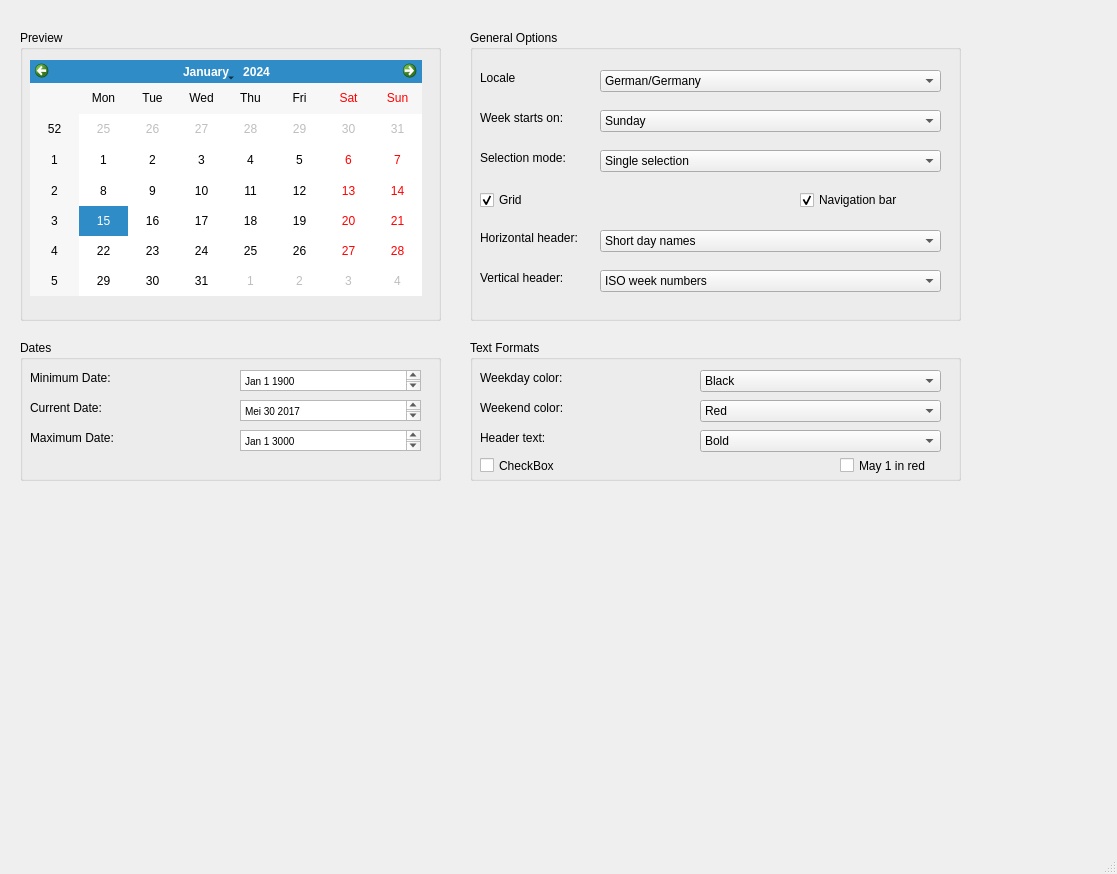
<?xml version="1.0" encoding="UTF-8"?>
<ui version="4.0">
 <class>MainWindow</class>
 <widget class="QMainWindow" name="MainWindow">
  <property name="geometry">
   <rect>
    <x>0</x>
    <y>0</y>
    <width>1117</width>
    <height>874</height>
   </rect>
  </property>
  <property name="windowTitle">
   <string>MainWindow</string>
  </property>
  <property name="documentMode">
   <bool>false</bool>
  </property>
  <property name="dockNestingEnabled">
   <bool>false</bool>
  </property>
  <property name="unifiedTitleAndToolBarOnMac">
   <bool>false</bool>
  </property>
  <widget class="QWidget" name="centralwidget">
   <widget class="QGroupBox" name="groupBox">
    <property name="geometry">
     <rect>
      <x>20</x>
      <y>30</y>
      <width>421</width>
      <height>291</height>
     </rect>
    </property>
    <property name="title">
     <string>Preview</string>
    </property>
    <widget class="QCalendarWidget" name="calendarWidget">
     <property name="geometry">
      <rect>
       <x>10</x>
       <y>30</y>
       <width>392</width>
       <height>236</height>
      </rect>
     </property>
    </widget>
   </widget>
   <widget class="QGroupBox" name="groupBox_2">
    <property name="geometry">
     <rect>
      <x>20</x>
      <y>340</y>
      <width>421</width>
      <height>141</height>
     </rect>
    </property>
    <property name="title">
     <string>Dates</string>
    </property>
    <widget class="QLabel" name="label">
     <property name="geometry">
      <rect>
       <x>10</x>
       <y>30</y>
       <width>91</width>
       <height>16</height>
      </rect>
     </property>
     <property name="text">
      <string>Minimum Date:</string>
     </property>
    </widget>
    <widget class="QLabel" name="label_2">
     <property name="geometry">
      <rect>
       <x>10</x>
       <y>60</y>
       <width>91</width>
       <height>16</height>
      </rect>
     </property>
     <property name="text">
      <string>Current Date:</string>
     </property>
    </widget>
    <widget class="QLabel" name="label_3">
     <property name="geometry">
      <rect>
       <x>10</x>
       <y>90</y>
       <width>91</width>
       <height>16</height>
      </rect>
     </property>
     <property name="text">
      <string>Maximum Date:</string>
     </property>
    </widget>
    <widget class="QDateEdit" name="dateEdit">
     <property name="geometry">
      <rect>
       <x>220</x>
       <y>30</y>
       <width>181</width>
       <height>22</height>
      </rect>
     </property>
    </widget>
    <widget class="QDateEdit" name="dateEdit_2">
     <property name="geometry">
      <rect>
       <x>220</x>
       <y>60</y>
       <width>181</width>
       <height>22</height>
      </rect>
     </property>
    </widget>
    <widget class="QDateEdit" name="dateEdit_3">
     <property name="geometry">
      <rect>
       <x>220</x>
       <y>90</y>
       <width>181</width>
       <height>22</height>
      </rect>
     </property>
    </widget>
    <widget class="QTextEdit" name="textEdit">
     <property name="geometry">
      <rect>
       <x>220</x>
       <y>30</y>
       <width>181</width>
       <height>21</height>
      </rect>
     </property>
     <property name="html">
      <string>&lt;!DOCTYPE HTML PUBLIC &quot;-//W3C//DTD HTML 4.0//EN&quot; &quot;http://www.w3.org/TR/REC-html40/strict.dtd&quot;&gt;
&lt;html&gt;&lt;head&gt;&lt;meta name=&quot;qrichtext&quot; content=&quot;1&quot; /&gt;&lt;style type=&quot;text/css&quot;&gt;
p, li { white-space: pre-wrap; }
&lt;/style&gt;&lt;/head&gt;&lt;body style=&quot; font-family:'MS Shell Dlg 2'; font-size:7.8pt; font-weight:400; font-style:normal;&quot;&gt;
&lt;p style=&quot; margin-top:0px; margin-bottom:0px; margin-left:0px; margin-right:0px; -qt-block-indent:0; text-indent:0px;&quot;&gt;Jan 1 1900&lt;/p&gt;&lt;/body&gt;&lt;/html&gt;</string>
     </property>
    </widget>
    <widget class="QTextEdit" name="textEdit_2">
     <property name="geometry">
      <rect>
       <x>220</x>
       <y>60</y>
       <width>181</width>
       <height>21</height>
      </rect>
     </property>
     <property name="html">
      <string>&lt;!DOCTYPE HTML PUBLIC &quot;-//W3C//DTD HTML 4.0//EN&quot; &quot;http://www.w3.org/TR/REC-html40/strict.dtd&quot;&gt;
&lt;html&gt;&lt;head&gt;&lt;meta name=&quot;qrichtext&quot; content=&quot;1&quot; /&gt;&lt;style type=&quot;text/css&quot;&gt;
p, li { white-space: pre-wrap; }
&lt;/style&gt;&lt;/head&gt;&lt;body style=&quot; font-family:'MS Shell Dlg 2'; font-size:7.8pt; font-weight:400; font-style:normal;&quot;&gt;
&lt;p style=&quot; margin-top:0px; margin-bottom:0px; margin-left:0px; margin-right:0px; -qt-block-indent:0; text-indent:0px;&quot;&gt;Mei 30 2017&lt;/p&gt;&lt;/body&gt;&lt;/html&gt;</string>
     </property>
    </widget>
    <widget class="QTextEdit" name="textEdit_3">
     <property name="geometry">
      <rect>
       <x>220</x>
       <y>90</y>
       <width>181</width>
       <height>21</height>
      </rect>
     </property>
     <property name="html">
      <string>&lt;!DOCTYPE HTML PUBLIC &quot;-//W3C//DTD HTML 4.0//EN&quot; &quot;http://www.w3.org/TR/REC-html40/strict.dtd&quot;&gt;
&lt;html&gt;&lt;head&gt;&lt;meta name=&quot;qrichtext&quot; content=&quot;1&quot; /&gt;&lt;style type=&quot;text/css&quot;&gt;
p, li { white-space: pre-wrap; }
&lt;/style&gt;&lt;/head&gt;&lt;body style=&quot; font-family:'MS Shell Dlg 2'; font-size:7.8pt; font-weight:400; font-style:normal;&quot;&gt;
&lt;p style=&quot; margin-top:0px; margin-bottom:0px; margin-left:0px; margin-right:0px; -qt-block-indent:0; text-indent:0px;&quot;&gt;Jan 1 3000&lt;/p&gt;&lt;/body&gt;&lt;/html&gt;</string>
     </property>
    </widget>
   </widget>
   <widget class="QGroupBox" name="groupBox_3">
    <property name="geometry">
     <rect>
      <x>470</x>
      <y>30</y>
      <width>491</width>
      <height>291</height>
     </rect>
    </property>
    <property name="title">
     <string>General Options</string>
    </property>
    <widget class="QLabel" name="label_4">
     <property name="geometry">
      <rect>
       <x>10</x>
       <y>40</y>
       <width>91</width>
       <height>16</height>
      </rect>
     </property>
     <property name="text">
      <string>Locale</string>
     </property>
    </widget>
    <widget class="QLabel" name="label_5">
     <property name="geometry">
      <rect>
       <x>10</x>
       <y>80</y>
       <width>91</width>
       <height>16</height>
      </rect>
     </property>
     <property name="text">
      <string>Week starts on:</string>
     </property>
    </widget>
    <widget class="QLabel" name="label_6">
     <property name="geometry">
      <rect>
       <x>10</x>
       <y>120</y>
       <width>91</width>
       <height>16</height>
      </rect>
     </property>
     <property name="text">
      <string>Selection mode:</string>
     </property>
    </widget>
    <widget class="QComboBox" name="comboBox">
     <property name="geometry">
      <rect>
       <x>130</x>
       <y>40</y>
       <width>341</width>
       <height>22</height>
      </rect>
     </property>
     <item>
      <property name="text">
       <string>German/Germany</string>
      </property>
     </item>
    </widget>
    <widget class="QComboBox" name="comboBox_2">
     <property name="geometry">
      <rect>
       <x>130</x>
       <y>80</y>
       <width>341</width>
       <height>22</height>
      </rect>
     </property>
     <item>
      <property name="text">
       <string>Sunday</string>
      </property>
     </item>
    </widget>
    <widget class="QComboBox" name="comboBox_3">
     <property name="geometry">
      <rect>
       <x>130</x>
       <y>120</y>
       <width>341</width>
       <height>22</height>
      </rect>
     </property>
     <item>
      <property name="text">
       <string>Single selection</string>
      </property>
     </item>
    </widget>
    <widget class="QCheckBox" name="checkBox">
     <property name="geometry">
      <rect>
       <x>10</x>
       <y>160</y>
       <width>81</width>
       <height>20</height>
      </rect>
     </property>
     <property name="text">
      <string>Grid</string>
     </property>
     <property name="checked">
      <bool>true</bool>
     </property>
    </widget>
    <widget class="QCheckBox" name="checkBox_2">
     <property name="geometry">
      <rect>
       <x>330</x>
       <y>160</y>
       <width>141</width>
       <height>20</height>
      </rect>
     </property>
     <property name="text">
      <string>Navigation bar</string>
     </property>
     <property name="checked">
      <bool>true</bool>
     </property>
    </widget>
    <widget class="QLabel" name="label_7">
     <property name="geometry">
      <rect>
       <x>10</x>
       <y>200</y>
       <width>111</width>
       <height>16</height>
      </rect>
     </property>
     <property name="text">
      <string>Horizontal header:</string>
     </property>
    </widget>
    <widget class="QLabel" name="label_8">
     <property name="geometry">
      <rect>
       <x>10</x>
       <y>240</y>
       <width>91</width>
       <height>16</height>
      </rect>
     </property>
     <property name="text">
      <string>Vertical header:</string>
     </property>
    </widget>
    <widget class="QComboBox" name="comboBox_4">
     <property name="geometry">
      <rect>
       <x>130</x>
       <y>200</y>
       <width>341</width>
       <height>22</height>
      </rect>
     </property>
     <item>
      <property name="text">
       <string>Short day names</string>
      </property>
     </item>
    </widget>
    <widget class="QComboBox" name="comboBox_5">
     <property name="geometry">
      <rect>
       <x>130</x>
       <y>240</y>
       <width>341</width>
       <height>22</height>
      </rect>
     </property>
     <item>
      <property name="text">
       <string>ISO week numbers</string>
      </property>
     </item>
    </widget>
   </widget>
   <widget class="QGroupBox" name="groupBox_4">
    <property name="geometry">
     <rect>
      <x>470</x>
      <y>340</y>
      <width>491</width>
      <height>141</height>
     </rect>
    </property>
    <property name="title">
     <string>Text Formats</string>
    </property>
    <widget class="QLabel" name="label_9">
     <property name="geometry">
      <rect>
       <x>10</x>
       <y>30</y>
       <width>101</width>
       <height>16</height>
      </rect>
     </property>
     <property name="text">
      <string>Weekday color:</string>
     </property>
    </widget>
    <widget class="QLabel" name="label_10">
     <property name="geometry">
      <rect>
       <x>10</x>
       <y>60</y>
       <width>101</width>
       <height>16</height>
      </rect>
     </property>
     <property name="text">
      <string>Weekend color:</string>
     </property>
    </widget>
    <widget class="QLabel" name="label_11">
     <property name="geometry">
      <rect>
       <x>10</x>
       <y>90</y>
       <width>91</width>
       <height>16</height>
      </rect>
     </property>
     <property name="text">
      <string>Header text:</string>
     </property>
    </widget>
    <widget class="QCheckBox" name="checkBox_3">
     <property name="geometry">
      <rect>
       <x>10</x>
       <y>110</y>
       <width>81</width>
       <height>31</height>
      </rect>
     </property>
     <property name="text">
      <string>CheckBox</string>
     </property>
    </widget>
    <widget class="QComboBox" name="comboBox_6">
     <property name="geometry">
      <rect>
       <x>230</x>
       <y>30</y>
       <width>241</width>
       <height>22</height>
      </rect>
     </property>
     <item>
      <property name="text">
       <string>Black</string>
      </property>
     </item>
    </widget>
    <widget class="QComboBox" name="comboBox_7">
     <property name="geometry">
      <rect>
       <x>230</x>
       <y>60</y>
       <width>241</width>
       <height>22</height>
      </rect>
     </property>
     <item>
      <property name="text">
       <string>Red</string>
      </property>
     </item>
    </widget>
    <widget class="QComboBox" name="comboBox_8">
     <property name="geometry">
      <rect>
       <x>230</x>
       <y>90</y>
       <width>241</width>
       <height>22</height>
      </rect>
     </property>
     <item>
      <property name="text">
       <string>Bold</string>
      </property>
     </item>
    </widget>
    <widget class="QCheckBox" name="checkBox_4">
     <property name="geometry">
      <rect>
       <x>370</x>
       <y>110</y>
       <width>131</width>
       <height>31</height>
      </rect>
     </property>
     <property name="text">
      <string>May 1 in red</string>
     </property>
    </widget>
   </widget>
  </widget>
  <widget class="QMenuBar" name="menubar">
   <property name="geometry">
    <rect>
     <x>0</x>
     <y>0</y>
     <width>1117</width>
     <height>26</height>
    </rect>
   </property>
  </widget>
  <widget class="QStatusBar" name="statusbar"/>
 </widget>
 <resources/>
 <connections/>
</ui>
